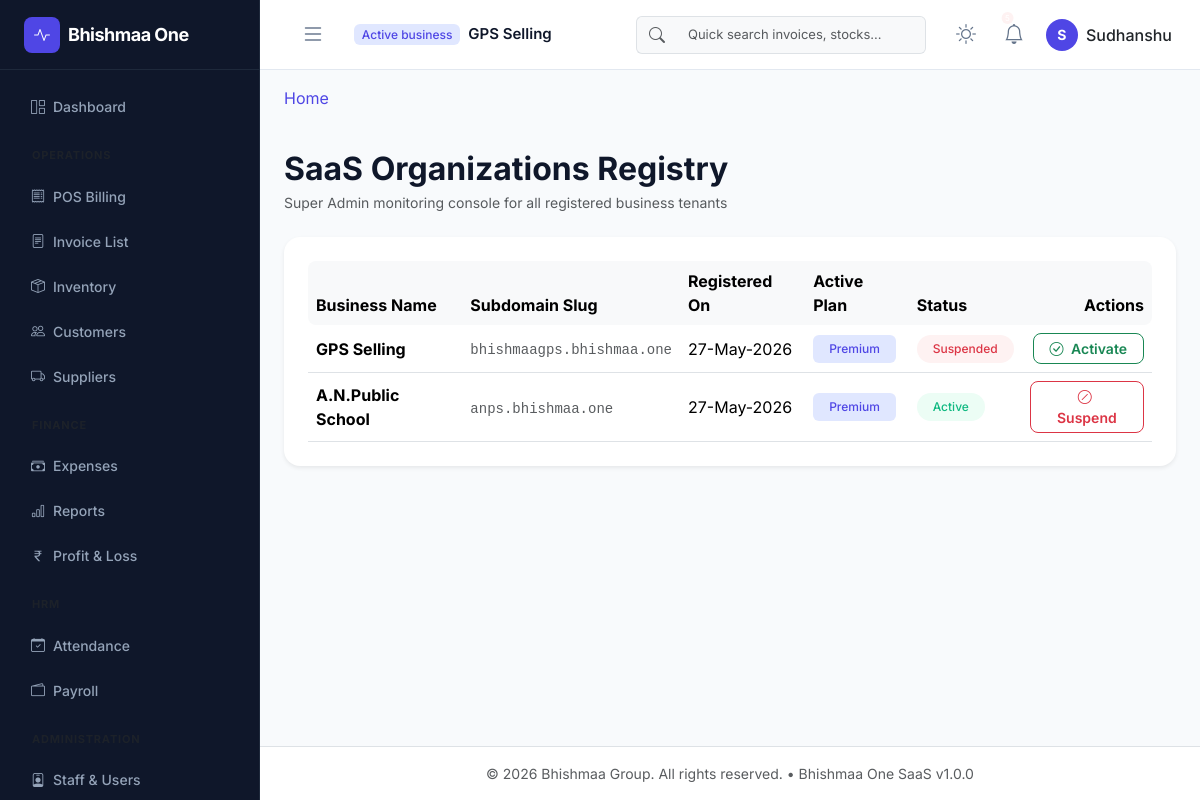
Screenshot of /organizations/admin/list (signed in) with the database file from the repository.
### app/models/core.py (models this page shows, shortened)
class Base(db.Model):
    __abstract__ = True
    id = db.Column(UUIDType, primary_key=True, default=lambda: str(uuid.uuid4()))
    created_at = db.Column(db.DateTime, default=datetime.datetime.utcnow, index=True)
    updated_at = db.Column(db.DateTime, default=datetime.datetime.utcnow, onupdate=datetime.datetime.utcnow)
    is_deleted = db.Column(db.Boolean, default=False, index=True)

class Organization(Base):
    __tablename__ = 'organizations'
    name = db.Column(db.String(150), nullable=False)
    subdomain = db.Column(db.String(50), unique=True, index=True, nullable=False)
    is_active = db.Column(db.Boolean, default=True, index=True)
    plan_name = db.Column(db.String(50), default='Free')
    users = db.relationship('User', back_populates='organization', lazy=True)

class User(UserMixin, Base):
    __tablename__ = 'users'
    username = db.Column(db.String(80), unique=True, index=True, nullable=False)
    email = db.Column(db.String(120), unique=True, index=True, nullable=False)
    password_hash = db.Column(db.String(128), nullable=False)
    first_name = db.Column(db.String(50))
    last_name = db.Column(db.String(50))
    is_active = db.Column(db.Boolean, default=True, index=True)
    organization_id = db.Column(UUIDType, db.ForeignKey('organizations.id', ondelete='CASCADE'), nullable=True, index=True)
    branch_id = db.Column(UUIDType, db.ForeignKey('branches.id', ondelete='SET NULL'), nullable=True, index=True)
    organization = db.relationship('Organization', back_populates='users')
    branch = db.relationship('Branch', backref=db.backref('users', lazy=True))
    roles = db.relationship('Role', secondary=user_roles, back_populates='users', lazy='joined')
    def has_permission(self, perm_name):
        for role in self.roles:
            if any(perm.name == perm_name for perm in role.permissions):
                return True
        return False

### app/blueprints/organizations/routes.py (the view)
@organizations_bp.route('/admin/list')
@login_required
def admin_list():
    if not current_user.has_permission('manage_tenant'):
        flash("Unauthorized. Super Admin access only.", "danger")
        return redirect(url_for('dashboard.index'))
    orgs = Organization.query.all()
    return render_template('organizations/admin_list.html', orgs=orgs)

### app/blueprints/organizations/templates/organizations/admin_list.html (shortened to what this page needs)
{% extends "layouts/base.html" %}
{% block content %}
<div class="d-flex justify-content-between align-items-center mb-4 mt-3">
    <div>
        <h2 class="fw-bold tracking-tight mb-1 text-main">SaaS Organizations Registry</h2>
        <p class="text-muted small mb-0">Super Admin monitoring console for all registered business tenants</p>
    </div>
</div>
<div class="card border-0 shadow-sm rounded-4">
    <div class="card-body p-4">
        <div class="table-responsive">
            <table class="table align-middle mb-0">
                <thead class="table-light">
                    <tr>
                        <th class="border-0 rounded-start-3">Business Name</th>
                        <th class="border-0">Subdomain Slug</th>
                        <th class="border-0">Registered On</th>
                        <th class="border-0">Active Plan</th>
                        <th class="border-0">Status</th>
                        <th class="border-0 rounded-end-3 text-end">Actions</th>
                    </tr>
                </thead>
                <tbody>
                    {% for org in orgs %}
                    <tr>
                        <td class="fw-bold text-main">{{ org.name }}</td>
                        <td><span class="text-muted font-monospace small">{{ org.subdomain }}.bhishmaa.one</span></td>
                        <td>{{ org.created_at.strftime('%d-%b-%Y') }}</td>
                        <td><span class="badge bg-indigo-light text-indigo px-3 py-2">{{ org.plan_name }}</span></td>
                        <td>
                            {% if org.is_active %}
                                <span class="badge bg-success-light text-success rounded-pill px-3 py-2">Active</span>
                            {% else %}
                                <span class="badge bg-danger-light text-danger rounded-pill px-3 py-2">Suspended</span>
                            {% endif %}
                        </td>
                        <td class="text-end">
                            <form method="POST" action="{{ url_for('organizations.admin_suspend', org_id=org.id) }}" style="display:inline;">
                                <button type="submit" class="btn btn-sm {% if org.is_active %}btn-outline-danger{% else %}btn-outline-success{% endif %} fw-semibold rounded-3 px-3">
                                    {% if org.is_active %}
                                        <i class="bi bi-slash-circle me-1"></i> Suspend
                                    {% else %}
                                        <i class="bi bi-check-circle me-1"></i> Activate
                                    {% endif %}
                                </button>
                            </form>
                        </td>
                    </tr>
                    {% endfor %}
                </tbody>
            </table>
        </div>
    </div>
</div>
{% endblock %}

### app/templates/layouts/base.html (shortened to what this page needs)
<!DOCTYPE html>
<html lang="en" data-theme="light">
<head>
    <link href="https://cdn.jsdelivr.net/npm/bootstrap@5.3.3/dist/css/bootstrap.min.css" rel="stylesheet">
    <link rel="stylesheet" href="https://cdn.jsdelivr.net/npm/bootstrap-icons@1.11.3/font/bootstrap-icons.min.css">
    <link rel="stylesheet" href="{{ url_for('static', filename='css/app.css') }}">
    <link rel="stylesheet" href="{{ url_for('static', filename='css/dashboard.css') }}">
</head>
<body>
    <div class="app-layout">
        {% include "components/sidebar.html" %}
        <div class="main-content-wrapper">
            {% include "components/navbar.html" %}
            {% include "components/breadcrumbs.html" %}
            <main class="content-body container-fluid">
                {% block content %}{% endblock %}
            </main>
            {% include "components/footer.html" %}
        </div>
    </div>
</body>
</html>

### app/templates/components/sidebar.html (shortened to what this page needs)
<aside class="app-sidebar" id="appSidebar">
    <div class="sidebar-brand d-flex align-items-center gap-2 px-4">
        <div class="brand-logo-icon">
            <i class="bi bi-activity text-white"></i>
        </div>
        <span class="brand-text text-white fw-bold">Bhishmaa One</span>
    </div>
    <nav class="sidebar-navigation py-3 px-3">
        <ul class="nav flex-column gap-1">
            {% if current_user.has_permission('can_view_dashboard') %}
            <li class="nav-item">
                <a href="{{ url_for('dashboard.index') }}"
                   class="nav-link {% if request.blueprint == 'dashboard' %}active{% endif %}"
                   title="View dashboard overview">
                    <i class="bi bi-grid-1x2 me-2"></i>
                    <span>Dashboard</span>
                </a>
            </li>
            {% endif %}
            {% if current_user.has_permission('can_manage_billing') or current_user.has_permission('can_manage_inventory') or current_user.has_permission('can_manage_crm') %}
            <li class="sidebar-section-title px-3 pt-3 pb-2 text-uppercase fw-bold text-muted small">Operations</li>
            {% if current_user.has_permission('can_manage_billing') %}
            <li class="nav-item">
                <a href="{{ url_for('pos.billing') }}"
                   class="nav-link {% if request.blueprint == 'pos' %}active{% endif %}"
                   title="Launch POS billing terminal">
                    <i class="bi bi-receipt me-2"></i>
                    <span>POS Billing</span>
                </a>
            </li>
            <li class="nav-item">
                <a href="{{ url_for('billing.list_invoices') }}"
                   class="nav-link {% if request.blueprint == 'billing' and request.endpoint == 'billing.list_invoices' %}active{% endif %}"
                   title="View and manage invoice records">
                    <i class="bi bi-file-text me-2"></i>
                    <span>Invoice List</span>
                </a>
            </li>
            {% endif %}
            {% if current_user.has_permission('can_manage_inventory') %}
            <li class="nav-item">
                <a href="{{ url_for('inventory.list_products') }}"
                   class="nav-link {% if request.blueprint == 'inventory' %}active{% endif %}"
                   title="Manage products and stock">
                    <i class="bi bi-box-seam me-2"></i>
                    <span>Inventory</span>
                </a>
            </li>
            {% endif %}
            {% if current_user.has_permission('can_manage_crm') %}
            <li class="nav-item">
                <a href="{{ url_for('crm.list_customers') }}"
                   class="nav-link {% if request.blueprint == 'crm' and 'customer' in request.endpoint %}active{% endif %}"
                   title="Manage customer registry">
                    <i class="bi bi-people me-2"></i>
                    <span>Customers</span>
                </a>
            </li>
            <li class="nav-item">
                <a href="{{ url_for('crm.list_suppliers') }}"
                   class="nav-link {% if request.blueprint == 'crm' and 'supplier' in request.endpoint %}active{% endif %}"
                   title="Manage suppliers database">
                    <i class="bi bi-truck me-2"></i>
                    <span>Suppliers</span>
                </a>
            </li>
            {% endif %}
            {% endif %}
            {% if current_user.has_permission('can_manage_expenses') or current_user.has_permission('can_manage_reports') %}
            <li class="sidebar-section-title px-3 pt-3 pb-2 text-uppercase fw-bold text-muted small">Finance</li>
            {% if current_user.has_permission('can_manage_expenses') %}
            <li class="nav-item">
                <a href="{{ url_for('expenses.list_expenses') }}"
                   class="nav-link {% if request.blueprint == 'expenses' %}active{% endif %}"
                   title="Track cash outflows and supplier expenses">
                    <i class="bi bi-cash-stack me-2"></i>
                    <span>Expenses</span>
                </a>
            </li>
            {% endif %}
            {% if current_user.has_permission('can_manage_reports') %}
            <li class="nav-item">
                <a href="{{ url_for('reports.dashboard') }}"
                   class="nav-link {% if request.blueprint == 'reports' and request.endpoint == 'reports.dashboard' %}active{% endif %}"
                   title="View business financial analytics">
                    <i class="bi bi-bar-chart me-2"></i>
                    <span>Reports</span>
                </a>
            </li>
            <li class="nav-item">
                <a href="{{ url_for('reports.profit_loss_report') }}"
                   class="nav-link {% if request.blueprint == 'reports' and request.endpoint == 'reports.profit_loss_report' %}active{% endif %}"
                   title="View Profit & Loss statement sheet">
                    <i class="bi bi-currency-rupee me-2"></i>
                    <span>Profit & Loss</span>
                </a>
            </li>
            {% endif %}
            {% endif %}
            {% if current_user.has_permission('can_manage_hrm') %}
            <li class="sidebar-section-title px-3 pt-3 pb-2 text-uppercase fw-bold text-muted small">HRM</li>
            <li class="nav-item">
                <a href="{{ url_for('hrm.list_attendance') }}"
                   class="nav-link {% if request.endpoint == 'hrm.list_attendance' %}active{% endif %}"
                   title="Manage staff attendance logs">
                    <i class="bi bi-calendar-check me-2"></i>
                    <span>Attendance</span>
                </a>
            </li>
            <li class="nav-item">
                <a href="{{ url_for('hrm.list_payroll') }}"
                   class="nav-link {% if request.endpoint == 'hrm.list_payroll' or 'payroll' in request.endpoint %}active{% endif %}"
                   title="Generate and view salary payslips">
                    <i class="bi bi-wallet2 me-2"></i>
                    <span>Payroll</span>
                </a>
            </li>
            {% endif %}
            <li class="sidebar-section-title px-3 pt-3 pb-2 text-uppercase fw-bold text-muted small">Administration</li>
            {% if current_user.has_permission('can_manage_staff') %}
            <li class="nav-item">
                <a href="{{ url_for('users.list_users') }}"
                   class="nav-link {% if request.blueprint == 'users' %}active{% endif %}"
                   title="Manage staff member accounts">
                    <i class="bi bi-person-badge me-2"></i>
                    <span>Staff & Users</span>
                </a>
            </li>
            {% endif %}
        </ul>
    </nav>
</aside>

### app/templates/components/navbar.html (shortened to what this page needs)
<nav class="navbar navbar-expand-lg app-navbar px-3">
    <div class="container-fluid">
        <button class="btn sidebar-toggle-btn me-3" id="sidebarToggle" onclick="toggleSidebar()">
            <i class="bi bi-list fs-4"></i>
        </button>
        <div class="navbar-brand-tenant d-flex align-items-center flex-wrap gap-1">
            <span class="badge bg-indigo-light text-indigo me-1">Active business</span>
            <span class="tenant-name fw-semibold text-truncate me-2" style="max-width: 200px;">
                {{ current_user.organization.name if current_user.organization else 'Bhishmaa One' }}
            </span>
        </div>
        <div class="collapse navbar-collapse justify-content-end" id="navbarContent">
            <form class="d-none d-md-flex navbar-search me-4" role="search">
                <div class="input-group">
                    <span class="input-group-text bg-light border-end-0">
                        <i class="bi bi-search text-muted"></i>
                    </span>
                    <input class="form-control bg-light border-start-0" type="search" placeholder="Quick search invoices, stocks..." aria-label="Search">
                </div>
            </form>
            <div class="d-flex align-items-center gap-3">
                <button class="btn btn-icon theme-toggle-btn" onclick="toggleTheme()" title="Toggle Dark/Light Mode">
                    <i class="bi bi-sun sun-icon fs-5"></i>
                </button>
                <div class="dropdown">
                    <button class="btn btn-icon position-relative" type="button" data-bs-toggle="dropdown" aria-expanded="false">
                        <i class="bi bi-bell fs-5"></i>
                        {% if unread_count > 0 %}
                            <span class="position-absolute top-1 start-75 translate-middle badge rounded-pill bg-danger" style="font-size: 8px; padding: 2px 4px;">{{ unread_count }}</span>
                        {% endif %}
                    </button>
                </div>
                <div class="dropdown">
                    <button class="btn profile-dropdown-btn d-flex align-items-center gap-2" type="button" data-bs-toggle="dropdown" aria-expanded="false">
                        <div class="profile-avatar text-white fw-bold">
                            {{ current_user.first_name[0] if current_user.first_name else 'U' }}
                        </div>
                        <span class="d-none d-lg-inline fw-medium">{{ current_user.first_name }}</span>
                    </button>
                </div>
            </div>
        </div>
    </div>
</nav>

### app/templates/components/breadcrumbs.html (shortened to what this page needs)
<nav aria-label="breadcrumb" class="app-breadcrumbs px-4 pt-3">
    <ol class="breadcrumb mb-0">
        <li class="breadcrumb-item"><a href="{{ url_for('dashboard.index') }}">Home</a></li>
    </ol>
</nav>

### app/templates/components/footer.html
<footer class="app-footer text-center py-3 border-top mt-auto text-muted small">
    <div class="container-fluid">
        <span>&copy; 2026 Bhishmaa Group. All rights reserved. &bull; Bhishmaa One SaaS v1.0.0</span>
    </div>
</footer>

### rows the page displays
Organization: organization "GPS Selling", name "GPS Selling", subdomain "bhishmaagps", created_at "27-May-2026", plan_name "Premium", is_active "Suspended"
User: first_name "S", first_name "Sudhanshu"
Organization: name "A.N.Public School", subdomain "anps", created_at "27-May-2026", plan_name "Premium", is_active "Active"
